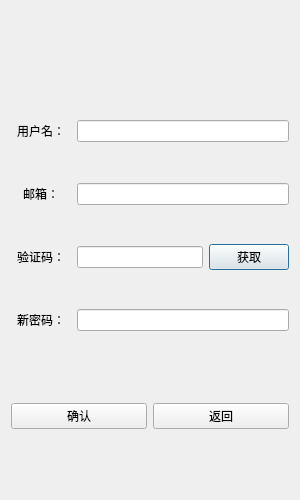
<?xml version="1.0" encoding="UTF-8"?>
<ui version="4.0">
 <class>ResetDialog</class>
 <widget class="QDialog" name="ResetDialog">
  <property name="geometry">
   <rect>
    <x>0</x>
    <y>0</y>
    <width>300</width>
    <height>500</height>
   </rect>
  </property>
  <property name="minimumSize">
   <size>
    <width>300</width>
    <height>500</height>
   </size>
  </property>
  <property name="maximumSize">
   <size>
    <width>300</width>
    <height>500</height>
   </size>
  </property>
  <property name="windowTitle">
   <string>Dialog</string>
  </property>
  <layout class="QVBoxLayout" name="verticalLayout">
   <item>
    <spacer name="verticalSpacer_3">
     <property name="orientation">
      <enum>Qt::Orientation::Vertical</enum>
     </property>
     <property name="sizeType">
      <enum>QSizePolicy::Policy::Minimum</enum>
     </property>
     <property name="sizeHint" stdset="0">
      <size>
       <width>20</width>
       <height>40</height>
      </size>
     </property>
    </spacer>
   </item>
   <item>
    <widget class="QLabel" name="errTip">
     <property name="minimumSize">
      <size>
       <width>0</width>
       <height>20</height>
      </size>
     </property>
     <property name="maximumSize">
      <size>
       <width>16777215</width>
       <height>20</height>
      </size>
     </property>
     <property name="text">
      <string/>
     </property>
     <property name="alignment">
      <set>Qt::AlignmentFlag::AlignCenter</set>
     </property>
    </widget>
   </item>
   <item>
    <layout class="QHBoxLayout" name="horizontalLayout">
     <item>
      <widget class="QLabel" name="userLabel">
       <property name="minimumSize">
        <size>
         <width>60</width>
         <height>40</height>
        </size>
       </property>
       <property name="maximumSize">
        <size>
         <width>60</width>
         <height>40</height>
        </size>
       </property>
       <property name="text">
        <string>用户名：</string>
       </property>
       <property name="alignment">
        <set>Qt::AlignmentFlag::AlignCenter</set>
       </property>
      </widget>
     </item>
     <item>
      <widget class="QLineEdit" name="userEdit"/>
     </item>
    </layout>
   </item>
   <item>
    <layout class="QHBoxLayout" name="horizontalLayout_2">
     <item>
      <widget class="QLabel" name="emailLabel">
       <property name="minimumSize">
        <size>
         <width>60</width>
         <height>40</height>
        </size>
       </property>
       <property name="maximumSize">
        <size>
         <width>60</width>
         <height>40</height>
        </size>
       </property>
       <property name="text">
        <string>邮箱：</string>
       </property>
       <property name="alignment">
        <set>Qt::AlignmentFlag::AlignCenter</set>
       </property>
      </widget>
     </item>
     <item>
      <widget class="QLineEdit" name="emailEdit"/>
     </item>
    </layout>
   </item>
   <item>
    <layout class="QHBoxLayout" name="horizontalLayout_3">
     <item>
      <widget class="QLabel" name="varifyCodeLabel">
       <property name="minimumSize">
        <size>
         <width>60</width>
         <height>40</height>
        </size>
       </property>
       <property name="maximumSize">
        <size>
         <width>60</width>
         <height>40</height>
        </size>
       </property>
       <property name="text">
        <string>验证码：</string>
       </property>
       <property name="alignment">
        <set>Qt::AlignmentFlag::AlignCenter</set>
       </property>
      </widget>
     </item>
     <item>
      <widget class="QLineEdit" name="varifyCodeEdit"/>
     </item>
     <item>
      <widget class="QPushButton" name="getCode">
       <property name="text">
        <string>获取</string>
       </property>
      </widget>
     </item>
    </layout>
   </item>
   <item>
    <layout class="QHBoxLayout" name="horizontalLayout_4">
     <item>
      <widget class="QLabel" name="newPwd">
       <property name="minimumSize">
        <size>
         <width>60</width>
         <height>40</height>
        </size>
       </property>
       <property name="maximumSize">
        <size>
         <width>60</width>
         <height>40</height>
        </size>
       </property>
       <property name="text">
        <string>新密码：</string>
       </property>
       <property name="alignment">
        <set>Qt::AlignmentFlag::AlignCenter</set>
       </property>
      </widget>
     </item>
     <item>
      <widget class="QLineEdit" name="newPwdEdit"/>
     </item>
    </layout>
   </item>
   <item>
    <spacer name="verticalSpacer_2">
     <property name="orientation">
      <enum>Qt::Orientation::Vertical</enum>
     </property>
     <property name="sizeType">
      <enum>QSizePolicy::Policy::Fixed</enum>
     </property>
     <property name="sizeHint" stdset="0">
      <size>
       <width>20</width>
       <height>40</height>
      </size>
     </property>
    </spacer>
   </item>
   <item>
    <layout class="QHBoxLayout" name="horizontalLayout_5">
     <item>
      <widget class="QPushButton" name="confirmBtn">
       <property name="text">
        <string>确认</string>
       </property>
      </widget>
     </item>
     <item>
      <widget class="QPushButton" name="returnBtn">
       <property name="text">
        <string>返回</string>
       </property>
      </widget>
     </item>
    </layout>
   </item>
   <item>
    <spacer name="verticalSpacer">
     <property name="orientation">
      <enum>Qt::Orientation::Vertical</enum>
     </property>
     <property name="sizeType">
      <enum>QSizePolicy::Policy::Fixed</enum>
     </property>
     <property name="sizeHint" stdset="0">
      <size>
       <width>20</width>
       <height>40</height>
      </size>
     </property>
    </spacer>
   </item>
  </layout>
 </widget>
 <resources/>
 <connections/>
</ui>
